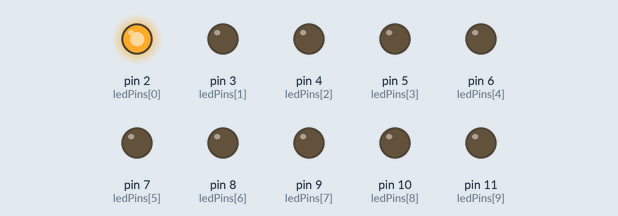
This sketch was run on a simulated Arduino Uno, built with avr-gcc and run on an emulated ATmega328P. Shown: output pins drawn as LEDs (lit = HIGH). Random numbers use the default seed unless the sketch sets one.

Above: at 0.05 s.
At 5.3 s:
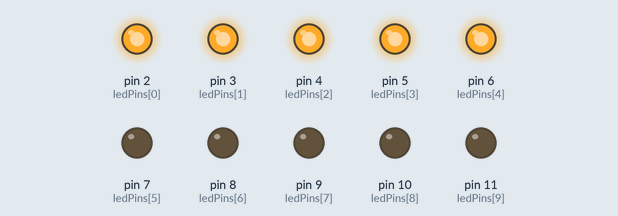
At 12.05 s:
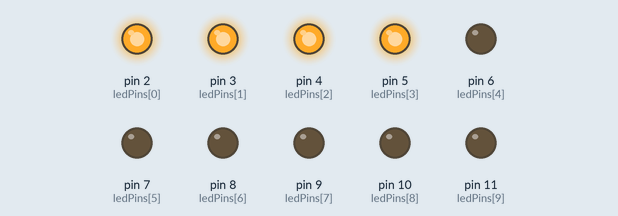
At 19.15 s:
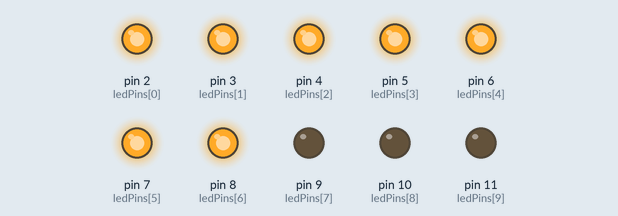
At 27.2 s:
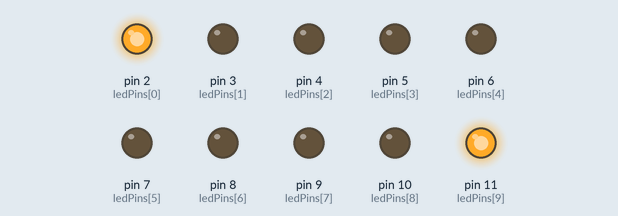
At 39.35 s:
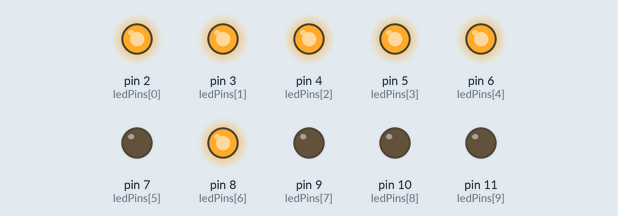
Timing chart, 0 to 40.0 s (numbered marks = the images above):
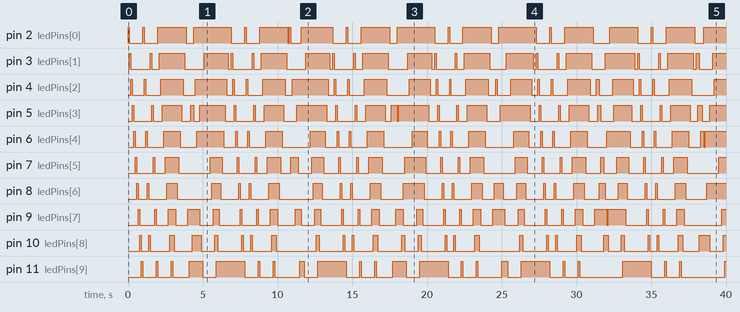

The sketch:

running_light_with_5_different_effects.ino
```cpp
// Define the digital pins for the LEDs
const int ledPins[] = {2, 3, 4, 5, 6, 7, 8, 9, 10, 11};
const int numLeds = sizeof(ledPins) / sizeof(ledPins[0]);

// Set the delay time (in milliseconds) for each effect
const int delayTime = 100;

// Function declarations for the different effects
void runningLight();
void runningLightAlternate();
void runningLightWave();
void runningLightRandom();
void runningLightBouncing();

void setup() {
  // Set all LED pins as OUTPUT
  for (int i = 0; i < numLeds; i++) {
    pinMode(ledPins[i], OUTPUT);
  }
}

void loop() {
  // Call each effect one by one
  runningLight();
  runningLightAlternate();
  runningLightWave();
  runningLightRandom();
  runningLightBouncing();
}

// Effect 1: Running Light - All LEDs light up one after another
void runningLight() {
  for (int i = 0; i < numLeds; i++) {
    digitalWrite(ledPins[i], HIGH);
    delay(delayTime);
    digitalWrite(ledPins[i], LOW);
  }
}

// Effect 2: Running Light - Alternate LEDs light up
void runningLightAlternate() {
  for (int i = 0; i < numLeds; i += 2) {
    digitalWrite(ledPins[i], HIGH);
    delay(delayTime);
    digitalWrite(ledPins[i], LOW);
  }
  for (int i = 1; i < numLeds; i += 2) {
    digitalWrite(ledPins[i], HIGH);
    delay(delayTime);
    digitalWrite(ledPins[i], LOW);
  }
}

// Effect 3: Running Light - LEDs light up in a wave pattern
void runningLightWave() {
  for (int i = 0; i < numLeds; i++) {
    digitalWrite(ledPins[i], HIGH);
    delay(delayTime);
  }
  for (int i = numLeds - 1; i >= 0; i--) {
    digitalWrite(ledPins[i], LOW);
    delay(delayTime);
  }
}

// Effect 4: Running Light - LEDs light up randomly
void runningLightRandom() {
  for (int i = 0; i < numLeds; i++) {
    digitalWrite(ledPins[random(numLeds)], HIGH);
    delay(delayTime);
    digitalWrite(ledPins[i], LOW);
  }
}

// Effect 5: Running Light - LEDs bounce back and forth
void runningLightBouncing() {
  for (int i = 0; i < numLeds; i++) {
    digitalWrite(ledPins[i], HIGH);
    delay(delayTime);
  }
  for (int i = numLeds - 2; i > 0; i--) {
    digitalWrite(ledPins[i], LOW);
    delay(delayTime);
  }
}
```

Measured:
- by itself, pin 2 (ledPins[0]): LOW → HIGH at 0.00 s, → LOW 0.10 s later, → HIGH 0.90 s later, → LOW 0.10 s later, … (39 changes in this stretch)
- by itself, pin 3 (ledPins[1]): LOW → HIGH at 0.10 s, → LOW 0.10 s later, → HIGH 1.3 s later, → LOW 0.10 s later, … (49 changes in this stretch)
- by itself, pin 4 (ledPins[2]): LOW → HIGH at 0.20 s, → LOW 0.10 s later, → HIGH 0.80 s later, → LOW 0.10 s later, … (51 changes in this stretch)
- by itself, pin 5 (ledPins[3]): LOW → HIGH at 0.30 s, → LOW 0.10 s later, → HIGH 1.2 s later, → LOW 0.10 s later, … (55 changes in this stretch)
- by itself, pin 6 (ledPins[4]): LOW → HIGH at 0.40 s, → LOW 0.10 s later, → HIGH 0.70 s later, → LOW 0.10 s later, … (49 changes in this stretch)
- by itself, pin 7 (ledPins[5]): LOW → HIGH at 0.50 s, → LOW 0.10 s later, → HIGH 1.1 s later, → LOW 0.10 s later, … (51 changes in this stretch)
- by itself, pin 8 (ledPins[6]): LOW → HIGH at 0.60 s, → LOW 0.10 s later, → HIGH 0.60 s later, → LOW 0.10 s later, … (51 changes in this stretch)
- by itself, pin 9 (ledPins[7]): LOW → HIGH at 0.70 s, → LOW 0.10 s later, → HIGH 1.0 s later, → LOW 0.10 s later, … (57 changes in this stretch)
